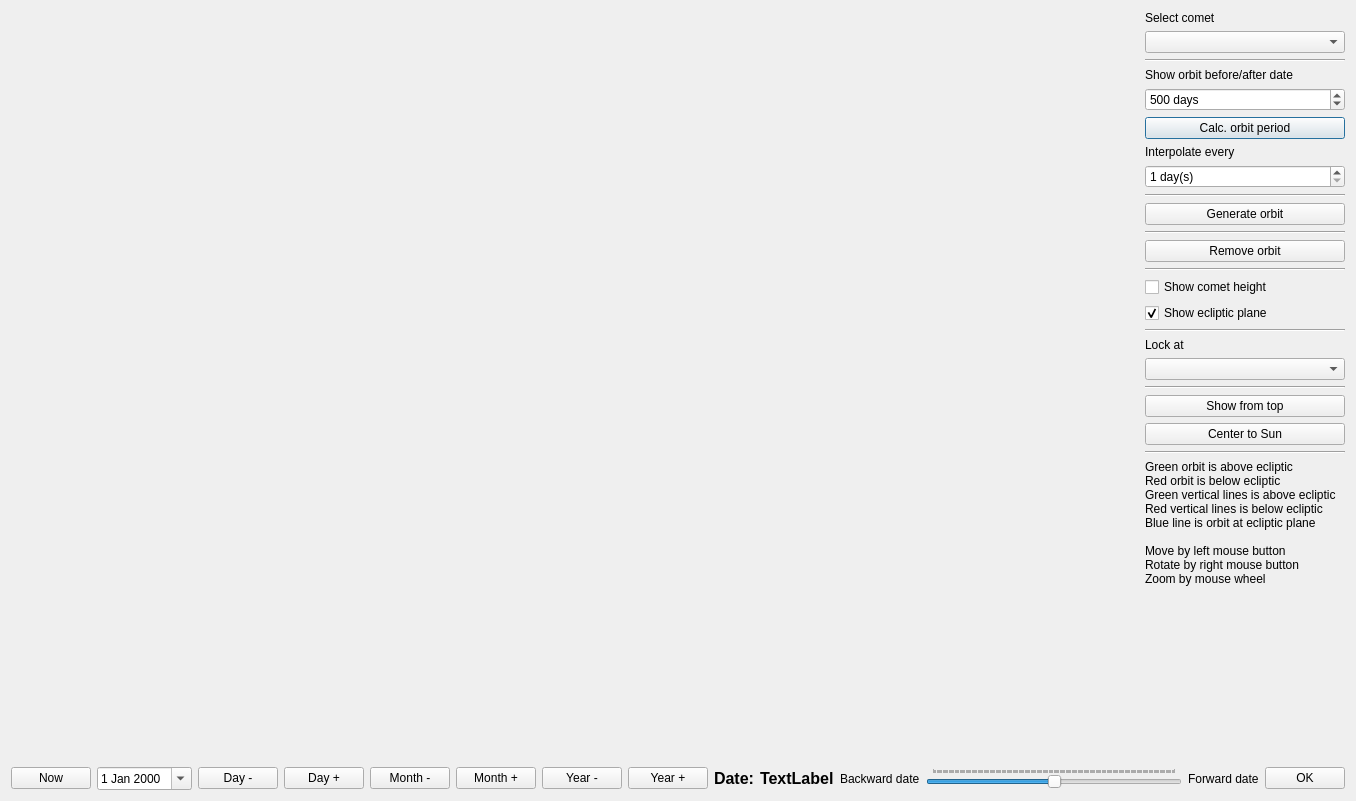
<?xml version="1.0" encoding="UTF-8"?>
<ui version="4.0">
 <class>C3DSolar</class>
 <widget class="QDialog" name="C3DSolar">
  <property name="geometry">
   <rect>
    <x>0</x>
    <y>0</y>
    <width>1316</width>
    <height>801</height>
   </rect>
  </property>
  <property name="windowTitle">
   <string>3D Solar system</string>
  </property>
  <layout class="QVBoxLayout" name="verticalLayout_2">
   <item>
    <layout class="QHBoxLayout" name="horizontalLayout_2" stretch="4,0">
     <item>
      <layout class="QHBoxLayout" name="horizontalLayout_3">
       <item>
        <widget class="C3DSolarWidget" name="frame" native="true"/>
       </item>
      </layout>
     </item>
     <item>
      <layout class="QVBoxLayout" name="verticalLayout">
       <item>
        <widget class="QLabel" name="label">
         <property name="text">
          <string>Select comet</string>
         </property>
        </widget>
       </item>
       <item>
        <widget class="QComboBox" name="comboBox"/>
       </item>
       <item>
        <widget class="Line" name="line_2">
         <property name="orientation">
          <enum>Qt::Horizontal</enum>
         </property>
        </widget>
       </item>
       <item>
        <widget class="QLabel" name="label_2">
         <property name="text">
          <string>Show orbit before/after date</string>
         </property>
        </widget>
       </item>
       <item>
        <widget class="QSpinBox" name="spinBox">
         <property name="suffix">
          <string> days</string>
         </property>
         <property name="minimum">
          <number>10</number>
         </property>
         <property name="maximum">
          <number>100000</number>
         </property>
         <property name="singleStep">
          <number>100</number>
         </property>
         <property name="value">
          <number>500</number>
         </property>
        </widget>
       </item>
       <item>
        <widget class="QPushButton" name="pushButton_12">
         <property name="text">
          <string>Calc. orbit period</string>
         </property>
        </widget>
       </item>
       <item>
        <widget class="QLabel" name="label_3">
         <property name="text">
          <string>Interpolate every</string>
         </property>
        </widget>
       </item>
       <item>
        <widget class="QSpinBox" name="spinBox_2">
         <property name="suffix">
          <string> day(s)</string>
         </property>
         <property name="minimum">
          <number>1</number>
         </property>
         <property name="maximum">
          <number>100</number>
         </property>
        </widget>
       </item>
       <item>
        <widget class="Line" name="line_4">
         <property name="orientation">
          <enum>Qt::Horizontal</enum>
         </property>
        </widget>
       </item>
       <item>
        <widget class="QPushButton" name="pushButton_8">
         <property name="text">
          <string>Generate orbit</string>
         </property>
        </widget>
       </item>
       <item>
        <widget class="Line" name="line">
         <property name="orientation">
          <enum>Qt::Horizontal</enum>
         </property>
        </widget>
       </item>
       <item>
        <widget class="QPushButton" name="pushButton_13">
         <property name="text">
          <string>Remove orbit</string>
         </property>
        </widget>
       </item>
       <item>
        <widget class="Line" name="line_5">
         <property name="orientation">
          <enum>Qt::Horizontal</enum>
         </property>
        </widget>
       </item>
       <item>
        <widget class="QCheckBox" name="checkBox">
         <property name="text">
          <string>Show comet height</string>
         </property>
        </widget>
       </item>
       <item>
        <widget class="QCheckBox" name="checkBox_2">
         <property name="text">
          <string>Show ecliptic plane</string>
         </property>
         <property name="checkable">
          <bool>true</bool>
         </property>
         <property name="checked">
          <bool>true</bool>
         </property>
        </widget>
       </item>
       <item>
        <widget class="Line" name="line_6">
         <property name="orientation">
          <enum>Qt::Horizontal</enum>
         </property>
        </widget>
       </item>
       <item>
        <widget class="QLabel" name="label_9">
         <property name="text">
          <string>Lock at</string>
         </property>
        </widget>
       </item>
       <item>
        <widget class="QComboBox" name="comboBox_2"/>
       </item>
       <item>
        <widget class="Line" name="line_7">
         <property name="orientation">
          <enum>Qt::Horizontal</enum>
         </property>
        </widget>
       </item>
       <item>
        <widget class="QPushButton" name="pushButton_9">
         <property name="text">
          <string>Show from top</string>
         </property>
        </widget>
       </item>
       <item>
        <widget class="QPushButton" name="pushButton_10">
         <property name="text">
          <string>Center to Sun</string>
         </property>
        </widget>
       </item>
       <item>
        <widget class="Line" name="line_3">
         <property name="orientation">
          <enum>Qt::Horizontal</enum>
         </property>
        </widget>
       </item>
       <item>
        <widget class="QLabel" name="label_6">
         <property name="text">
          <string>Green orbit is above ecliptic
Red orbit is below ecliptic
Green vertical lines is above ecliptic
Red vertical lines is below ecliptic
Blue line is orbit at ecliptic plane

Move by left mouse button
Rotate by right mouse button
Zoom by mouse wheel</string>
         </property>
        </widget>
       </item>
       <item>
        <spacer name="verticalSpacer">
         <property name="orientation">
          <enum>Qt::Vertical</enum>
         </property>
         <property name="sizeHint" stdset="0">
          <size>
           <width>20</width>
           <height>40</height>
          </size>
         </property>
        </spacer>
       </item>
       <item>
        <spacer name="horizontalSpacer_4">
         <property name="orientation">
          <enum>Qt::Horizontal</enum>
         </property>
         <property name="sizeType">
          <enum>QSizePolicy::Minimum</enum>
         </property>
         <property name="sizeHint" stdset="0">
          <size>
           <width>200</width>
           <height>20</height>
          </size>
         </property>
        </spacer>
       </item>
      </layout>
     </item>
    </layout>
   </item>
   <item>
    <layout class="QHBoxLayout" name="horizontalLayout">
     <item>
      <widget class="QPushButton" name="pushButton_11">
       <property name="text">
        <string>Now</string>
       </property>
      </widget>
     </item>
     <item>
      <widget class="QDateEdit" name="dateEdit">
       <property name="calendarPopup">
        <bool>true</bool>
       </property>
      </widget>
     </item>
     <item>
      <widget class="QPushButton" name="pushButton_2">
       <property name="text">
        <string>Day -</string>
       </property>
       <property name="autoRepeat">
        <bool>true</bool>
       </property>
      </widget>
     </item>
     <item>
      <widget class="QPushButton" name="pushButton_3">
       <property name="text">
        <string>Day +</string>
       </property>
       <property name="autoRepeat">
        <bool>true</bool>
       </property>
      </widget>
     </item>
     <item>
      <widget class="QPushButton" name="pushButton_4">
       <property name="text">
        <string>Month -</string>
       </property>
       <property name="autoRepeat">
        <bool>true</bool>
       </property>
      </widget>
     </item>
     <item>
      <widget class="QPushButton" name="pushButton_5">
       <property name="text">
        <string>Month +</string>
       </property>
       <property name="autoRepeat">
        <bool>true</bool>
       </property>
      </widget>
     </item>
     <item>
      <widget class="QPushButton" name="pushButton_6">
       <property name="text">
        <string>Year -</string>
       </property>
       <property name="autoRepeat">
        <bool>true</bool>
       </property>
      </widget>
     </item>
     <item>
      <widget class="QPushButton" name="pushButton_7">
       <property name="text">
        <string>Year +</string>
       </property>
       <property name="autoRepeat">
        <bool>true</bool>
       </property>
      </widget>
     </item>
     <item>
      <widget class="QLabel" name="label_5">
       <property name="font">
        <font>
         <pointsize>12</pointsize>
         <weight>75</weight>
         <bold>true</bold>
        </font>
       </property>
       <property name="text">
        <string>Date:</string>
       </property>
       <property name="alignment">
        <set>Qt::AlignRight|Qt::AlignTrailing|Qt::AlignVCenter</set>
       </property>
      </widget>
     </item>
     <item>
      <widget class="QLabel" name="label_4">
       <property name="font">
        <font>
         <pointsize>12</pointsize>
         <weight>75</weight>
         <bold>true</bold>
        </font>
       </property>
       <property name="text">
        <string>TextLabel</string>
       </property>
      </widget>
     </item>
     <item>
      <spacer name="horizontalSpacer_2">
       <property name="orientation">
        <enum>Qt::Horizontal</enum>
       </property>
       <property name="sizeHint" stdset="0">
        <size>
         <width>40</width>
         <height>20</height>
        </size>
       </property>
      </spacer>
     </item>
     <item>
      <widget class="QLabel" name="label_7">
       <property name="text">
        <string>Backward date</string>
       </property>
      </widget>
     </item>
     <item>
      <widget class="QSlider" name="horizontalSlider">
       <property name="sizePolicy">
        <sizepolicy hsizetype="Fixed" vsizetype="Fixed">
         <horstretch>0</horstretch>
         <verstretch>0</verstretch>
        </sizepolicy>
       </property>
       <property name="minimumSize">
        <size>
         <width>256</width>
         <height>0</height>
        </size>
       </property>
       <property name="minimum">
        <number>-100</number>
       </property>
       <property name="maximum">
        <number>100</number>
       </property>
       <property name="singleStep">
        <number>0</number>
       </property>
       <property name="pageStep">
        <number>0</number>
       </property>
       <property name="orientation">
        <enum>Qt::Horizontal</enum>
       </property>
       <property name="tickPosition">
        <enum>QSlider::TicksAbove</enum>
       </property>
      </widget>
     </item>
     <item>
      <widget class="QLabel" name="label_8">
       <property name="text">
        <string>Forward date</string>
       </property>
      </widget>
     </item>
     <item>
      <spacer name="horizontalSpacer">
       <property name="orientation">
        <enum>Qt::Horizontal</enum>
       </property>
       <property name="sizeHint" stdset="0">
        <size>
         <width>40</width>
         <height>20</height>
        </size>
       </property>
      </spacer>
     </item>
     <item>
      <spacer name="horizontalSpacer_3">
       <property name="orientation">
        <enum>Qt::Horizontal</enum>
       </property>
       <property name="sizeHint" stdset="0">
        <size>
         <width>40</width>
         <height>20</height>
        </size>
       </property>
      </spacer>
     </item>
     <item>
      <widget class="QPushButton" name="pushButton">
       <property name="text">
        <string>OK</string>
       </property>
      </widget>
     </item>
    </layout>
   </item>
  </layout>
 </widget>
 <customwidgets>
  <customwidget>
   <class>C3DSolarWidget</class>
   <extends>QWidget</extends>
   <header>c3dsolarwidget.h</header>
   <container>1</container>
  </customwidget>
 </customwidgets>
 <resources/>
 <connections/>
</ui>
